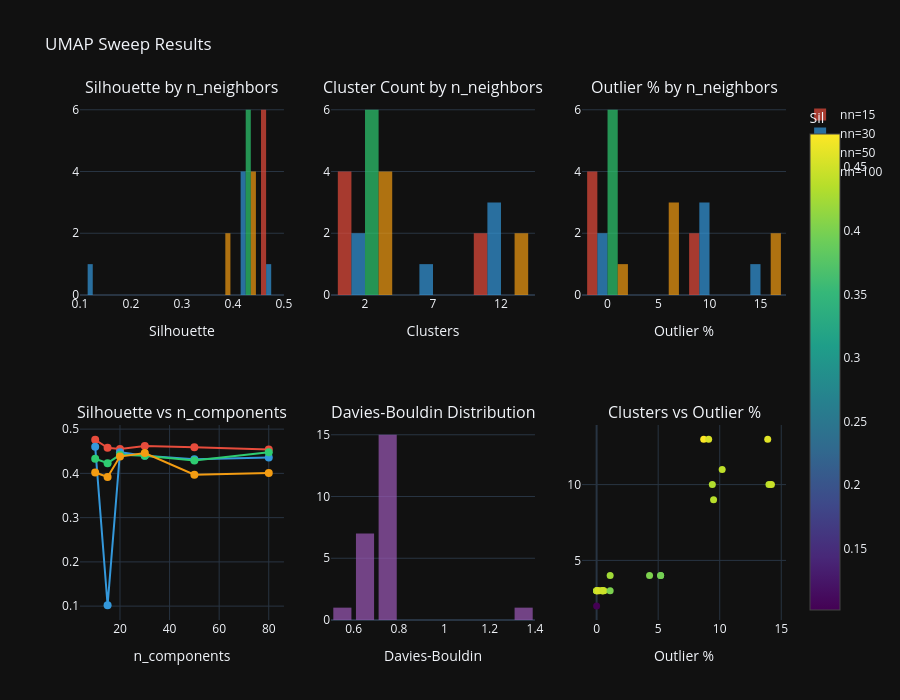

The cell this chart's notebook holds for it:
### Code cell
try:
    umap_sweep_df
except NameError:
    print('No UMAP sweep data — set RUN_UMAP_SWEEP = True')
else:
    import plotly.graph_objects as go
    from plotly.subplots import make_subplots

    _metrics = sorted(umap_sweep_df['metric'].unique())
    _mc = {'correlation': '#E74C3C', 'cosine': '#3498DB', 'euclidean': '#2ECC71'}

    fig = make_subplots(rows=2, cols=3, subplot_titles=(
        'Silhouette by Metric', 'DBCV by Metric', 'Trustworthiness by Metric',
        'DBCV vs n_components (by metric)', 'DBCV vs min_dist (by metric)',
        'Best Config per Metric (DBCV)'))

    for m in _metrics:
        s = umap_sweep_df[umap_sweep_df['metric'] == m]
        c = _mc.get(m, '#888')
        fig.add_trace(go.Histogram(x=s['silhouette'], name=m, marker_color=c, opacity=0.7), row=1, col=1)
        fig.add_trace(go.Histogram(x=s['dbcv'], name=m, marker_color=c, opacity=0.7,
                                   showlegend=False), row=1, col=2)
        fig.add_trace(go.Histogram(x=s['trustworthiness'], name=m, marker_color=c, opacity=0.7,
                                   showlegend=False), row=1, col=3)
        by_nc = s.groupby('n_components').agg(dbcv=('dbcv', 'mean')).reset_index()
        fig.add_trace(go.Scatter(x=by_nc['n_components'], y=by_nc['dbcv'], mode='markers+lines',
                                 name=m, marker=dict(size=8, color=c), showlegend=False), row=2, col=1)
        by_md = s.groupby('min_dist').agg(dbcv=('dbcv', 'mean')).reset_index()
        fig.add_trace(go.Scatter(x=by_md['min_dist'], y=by_md['dbcv'], mode='markers+lines',
                                 name=m, marker=dict(size=8, color=c), showlegend=False), row=2, col=2)

    best = umap_sweep_df.loc[umap_sweep_df.groupby('metric')['dbcv'].idxmax()]
    fig.add_trace(go.Bar(x=best['metric'], y=best['dbcv'],
                         marker_color=[_mc.get(m, '#888') for m in best['metric']],
                         text=[f'nc={r.n_components} nn={r.n_neighbors} md={r.min_dist}'
                               for _, r in best.iterrows()],
                         textposition='auto', showlegend=False), row=2, col=3)

    fig.update_xaxes(title_text='Silhouette', row=1, col=1)
    fig.update_xaxes(title_text='DBCV', row=1, col=2)
    fig.update_xaxes(title_text='Trustworthiness', row=1, col=3)
    fig.update_xaxes(title_text='n_components', row=2, col=1)
    fig.update_yaxes(title_text='Avg DBCV', row=2, col=1)
    fig.update_xaxes(title_text='min_dist', row=2, col=2)
    fig.update_yaxes(title_text='Avg DBCV', row=2, col=2)
    fig.update_yaxes(title_text='Best DBCV', row=2, col=3)
    fig.update_layout(height=700, template='plotly_dark', title_text='UMAP Sweep — Metric + min_dist + Quality')
    fig.show()

### Figure 1 — Plotly figure (JSON) as saved in the notebook; plotly's stock layout.template omitted (floating-point values rounded to 4 significant figures)
{"data": [{"marker": {"color": "#E74C3C"}, "name": "nn=15", "opacity": 0.7, "type": "histogram", "x": [0.476, 0.458, 0.455, 0.462, 0.459, 0.454], "xaxis": "x", "yaxis": "y"}, {"marker": {"color": "#E74C3C"}, "name": "nn=15", "opacity": 0.7, "showlegend": false, "type": "histogram", "x": [13, 3, 13, 3, 3, 3], "xaxis": "x2", "yaxis": "y2"}, {"marker": {"color": "#E74C3C"}, "name": "nn=15", "opacity": 0.7, "showlegend": false, "type": "histogram", "x": [8.7, 0.2, 9.1, 0.0, 0.0, 0.1], "xaxis": "x3", "yaxis": "y3"}, {"marker": {"color": "#E74C3C", "size": 8}, "mode": "markers+lines", "name": "nn=15", "showlegend": false, "type": "scatter", "x": [10, 15, 20, 30, 50, 80], "xaxis": "x4", "y": [0.476, 0.458, 0.455, 0.462, 0.459, 0.454], "yaxis": "y4"}, {"marker": {"color": "#3498DB"}, "name": "nn=30", "opacity": 0.7, "type": "histogram", "x": [0.46, 0.102, 0.448, 0.44, 0.432, 0.436], "xaxis": "x", "yaxis": "y"}, {"marker": {"color": "#3498DB"}, "name": "nn=30", "opacity": 0.7, "showlegend": false, "type": "histogram", "x": [13, 2, 3, 11, 10, 9], "xaxis": "x2", "yaxis": "y2"}, {"marker": {"color": "#3498DB"}, "name": "nn=30", "opacity": 0.7, "showlegend": false, "type": "histogram", "x": [13.9, 0.0, 0.5, 10.2, 9.4, 9.5], "xaxis": "x3", "yaxis": "y3"}, {"marker": {"color": "#3498DB", "size": 8}, "mode": "markers+lines", "name": "nn=30", "showlegend": false, "type": "scatter", "x": [10, 15, 20, 30, 50, 80], "xaxis": "x4", "y": [0.46, 0.102, 0.448, 0.44, 0.432, 0.436], "yaxis": "y4"}, {"marker": {"color": "#2ECC71"}, "name": "nn=50", "opacity": 0.7, "type": "histogram", "x": [0.433, 0.423, 0.442, 0.44, 0.429, 0.448], "xaxis": "x", "yaxis": "y"}, {"marker": {"color": "#2ECC71"}, "name": "nn=50", "opacity": 0.7, "showlegend": false, "type": "histogram", "x": [3, 4, 3, 3, 3, 3], "xaxis": "x2", "yaxis": "y2"}, {"marker": {"color": "#2ECC71"}, "name": "nn=50", "opacity": 0.7, "showlegend": false, "type": "histogram", "x": [0.5, 1.1, 0.4, 0.6, 0.0, 0.5], "xaxis": "x3", "yaxis": "y3"}, {"marker": {"color": "#2ECC71", "size": 8}, "mode": "markers+lines", "name": "nn=50", "showlegend": false, "type": "scatter", "x": [10, 15, 20, 30, 50, 80], "xaxis": "x4", "y": [0.433, 0.423, 0.442, 0.44, 0.429, 0.448], "yaxis": "y4"}, {"marker": {"color": "#F39C12"}, "name": "nn=100", "opacity": 0.7, "type": "histogram", "x": [0.402, 0.392, 0.438, 0.446, 0.397, 0.401], "xaxis": "x", "yaxis": "y"}, {"marker": {"color": "#F39C12"}, "name": "nn=100", "opacity": 0.7, "showlegend": false, "type": "histogram", "x": [4, 4, 10, 10, 4, 3], "xaxis": "x2", "yaxis": "y2"}, {"marker": {"color": "#F39C12"}, "name": "nn=100", "opacity": 0.7, "showlegend": false, "type": "histogram", "x": [4.3, 5.2, 14.0, 14.2, 5.2, 1.1], "xaxis": "x3", "yaxis": "y3"}, {"marker": {"color": "#F39C12", "size": 8}, "mode": "markers+lines", "name": "nn=100", "showlegend": false, "type": "scatter", "x": [10, 15, 20, 30, 50, 80], "xaxis": "x4", "y": [0.402, 0.392, 0.438, 0.446, 0.397, 0.401], "yaxis": "y4"}, {"marker": {"color": "#9B59B6"}, "opacity": 0.7, "showlegend": false, "type": "histogram", "x": [0.659, 0.584, 0.726, 0.706, 0.736, 1.304, 0.704, 0.724, 0.666, 0.737, 0.726, 0.665, 0.723, 0.662, 0.726, 0.655, 0.729, 0.654, 0.732, 0.716, 0.743, 0.668, 0.733, 0.745], "xaxis": "x5", "yaxis": "y5"}, {"marker": {"color": [0.476, 0.46, 0.433, 0.402, 0.458, 0.102, 0.423, 0.392, 0.455, 0.448, 0.442, 0.438, 0.462, 0.44, 0.44, 0.446, 0.459, 0.432, 0.429, 0.397, 0.454, 0.436, 0.448, 0.401], "colorbar": {"title": {"text": "Sil"}}, "colorscale": [[0, "#440154"], [0.1111, "#482878"], [0.2222, "#3e4989"], [0.3333, "#31688e"], [0.4444, "#26828e"], [0.5556, "#1f9e89"], [0.6667, "#35b779"], [0.7778, "#6ece58"], [0.8889, "#b5de2b"], [1, "#fde725"]], "showscale": true, "size": 7}, "mode": "markers", "showlegend": false, "type": "scatter", "x": [8.7, 13.9, 0.5, 4.3, 0.2, 0.0, 1.1, 5.2, 9.1, 0.5, 0.4, 14.0, 0.0, 10.2, 0.6, 14.2, 0.0, 9.4, 0.0, 5.2, 0.1, 9.5, 0.5, 1.1], "xaxis": "x6", "y": [13, 13, 3, 4, 3, 2, 4, 4, 13, 3, 3, 10, 3, 11, 3, 10, 3, 10, 3, 4, 3, 9, 3, 3], "yaxis": "y6"}], "layout": {"annotations": [{"font": {"size": 16}, "showarrow": false, "text": "Silhouette by n_neighbors", "x": 0.1444, "xanchor": "center", "xref": "paper", "y": 1, "yanchor": "bottom", "yref": "paper"}, {"font": {"size": 16}, "showarrow": false, "text": "Cluster Count by n_neighbors", "x": 0.5, "xanchor": "center", "xref": "paper", "y": 1, "yanchor": "bottom", "yref": "paper"}, {"font": {"size": 16}, "showarrow": false, "text": "Outlier % by n_neighbors", "x": 0.8556, "xanchor": "center", "xref": "paper", "y": 1, "yanchor": "bottom", "yref": "paper"}, {"font": {"size": 16}, "showarrow": false, "text": "Silhouette vs n_components", "x": 0.1444, "xanchor": "center", "xref": "paper", "y": 0.375, "yanchor": "bottom", "yref": "paper"}, {"font": {"size": 16}, "showarrow": false, "text": "Davies-Bouldin Distribution", "x": 0.5, "xanchor": "center", "xref": "paper", "y": 0.375, "yanchor": "bottom", "yref": "paper"}, {"font": {"size": 16}, "showarrow": false, "text": "Clusters vs Outlier %", "x": 0.8556, "xanchor": "center", "xref": "paper", "y": 0.375, "yanchor": "bottom", "yref": "paper"}], "height": 700, "title": {"text": "UMAP Sweep Results"}, "xaxis": {"anchor": "y", "domain": [0, 0.2889], "title": {"text": "Silhouette"}}, "xaxis2": {"anchor": "y2", "domain": [0.3556, 0.6444], "title": {"text": "Clusters"}}, "xaxis3": {"anchor": "y3", "domain": [0.7111, 1], "title": {"text": "Outlier %"}}, "xaxis4": {"anchor": "y4", "domain": [0, 0.2889], "title": {"text": "n_components"}}, "xaxis5": {"anchor": "y5", "domain": [0.3556, 0.6444], "title": {"text": "Davies-Bouldin"}}, "xaxis6": {"anchor": "y6", "domain": [0.7111, 1], "title": {"text": "Outlier %"}}, "yaxis": {"anchor": "x", "domain": [0.625, 1]}, "yaxis2": {"anchor": "x2", "domain": [0.625, 1]}, "yaxis3": {"anchor": "x3", "domain": [0.625, 1]}, "yaxis4": {"anchor": "x4", "domain": [0, 0.375]}, "yaxis5": {"anchor": "x5", "domain": [0, 0.375]}, "yaxis6": {"anchor": "x6", "domain": [0, 0.375]}}}
